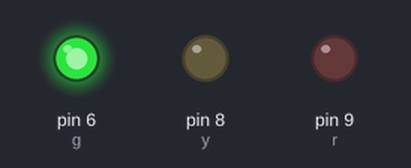
Simulated run of this sketch. Board: Arduino Uno, built with avr-gcc and run on an emulated ATmega328P. Parts: output pins drawn as LEDs (lit = HIGH).

Above: at 0.15 s.
At 1.35 s:
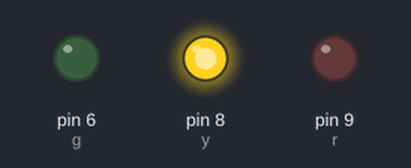
At 2.55 s:
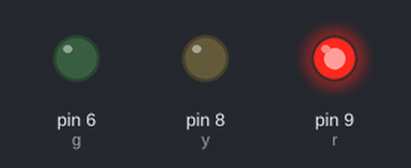
Timing chart, 0 to 3.0 s (numbered marks = the images above):
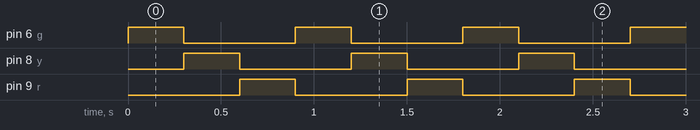

The sketch:

test-code.ino
```cpp
const int g = 6, y = 8, r = 9;
void setup() { pinMode(g, OUTPUT); pinMode(y, OUTPUT); pinMode(r, OUTPUT); }
void loop() {
digitalWrite(g, HIGH); delay(300); digitalWrite(g, LOW);
digitalWrite(y, HIGH); delay(300); digitalWrite(y, LOW);
digitalWrite(r, HIGH); delay(300); digitalWrite(r, LOW);
}
```

Measured:
- by itself, pin 6 (g), pin 8 (y), pin 9 (r): alternates HIGH for 0.30 s and LOW for 0.60 s
- by itself, everything shown: repeats every 0.90 s, in 4 steps
